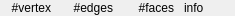
<?xml version="1.0" encoding="UTF-8"?>
<ui version="4.0">
 <class>InfoBar</class>
 <widget class="QWidget" name="InfoBar">
  <property name="geometry">
   <rect>
    <x>0</x>
    <y>0</y>
    <width>235</width>
    <height>16</height>
   </rect>
  </property>
  <property name="sizePolicy">
   <sizepolicy hsizetype="Minimum" vsizetype="Minimum">
    <horstretch>0</horstretch>
    <verstretch>0</verstretch>
   </sizepolicy>
  </property>
  <property name="minimumSize">
   <size>
    <width>0</width>
    <height>16</height>
   </size>
  </property>
  <property name="maximumSize">
   <size>
    <width>16777215</width>
    <height>16777215</height>
   </size>
  </property>
  <property name="windowTitle">
   <string>Form</string>
  </property>
  <layout class="QHBoxLayout" name="horizontalLayout">
   <property name="spacing">
    <number>0</number>
   </property>
   <property name="margin">
    <number>0</number>
   </property>
   <item>
    <widget class="QLabel" name="verticesIcon">
     <property name="maximumSize">
      <size>
       <width>10</width>
       <height>10</height>
      </size>
     </property>
     <property name="text">
      <string/>
     </property>
     <property name="pixmap">
      <pixmap resource="Plugin-InfoMeshObject.qrc">:/Plugin-InfoMeshObject/dialogIcons/bar_vertex.png</pixmap>
     </property>
    </widget>
   </item>
   <item>
    <widget class="QLabel" name="vertices">
     <property name="font">
      <font>
       <weight>50</weight>
       <bold>false</bold>
      </font>
     </property>
     <property name="text">
      <string>#vertex</string>
     </property>
     <property name="alignment">
      <set>Qt::AlignRight|Qt::AlignTrailing|Qt::AlignVCenter</set>
     </property>
     <property name="margin">
      <number>2</number>
     </property>
     <property name="indent">
      <number>10</number>
     </property>
    </widget>
   </item>
   <item>
    <widget class="QLabel" name="edgesIcon">
     <property name="maximumSize">
      <size>
       <width>10</width>
       <height>10</height>
      </size>
     </property>
     <property name="text">
      <string/>
     </property>
     <property name="pixmap">
      <pixmap resource="Plugin-InfoMeshObject.qrc">:/Plugin-InfoMeshObject/dialogIcons/bar_edge.png</pixmap>
     </property>
     <property name="scaledContents">
      <bool>false</bool>
     </property>
     <property name="indent">
      <number>-1</number>
     </property>
    </widget>
   </item>
   <item>
    <widget class="QLabel" name="edges">
     <property name="font">
      <font>
       <weight>50</weight>
       <bold>false</bold>
      </font>
     </property>
     <property name="text">
      <string>#edges</string>
     </property>
     <property name="alignment">
      <set>Qt::AlignRight|Qt::AlignTrailing|Qt::AlignVCenter</set>
     </property>
     <property name="margin">
      <number>2</number>
     </property>
     <property name="indent">
      <number>10</number>
     </property>
    </widget>
   </item>
   <item>
    <widget class="QLabel" name="facesIcon">
     <property name="maximumSize">
      <size>
       <width>10</width>
       <height>10</height>
      </size>
     </property>
     <property name="text">
      <string/>
     </property>
     <property name="pixmap">
      <pixmap resource="Plugin-InfoMeshObject.qrc">:/Plugin-InfoMeshObject/dialogIcons/bar_face.png</pixmap>
     </property>
    </widget>
   </item>
   <item>
    <widget class="QLabel" name="faces">
     <property name="font">
      <font>
       <weight>50</weight>
       <bold>false</bold>
      </font>
     </property>
     <property name="text">
      <string>#faces</string>
     </property>
     <property name="alignment">
      <set>Qt::AlignRight|Qt::AlignTrailing|Qt::AlignVCenter</set>
     </property>
     <property name="margin">
      <number>2</number>
     </property>
     <property name="indent">
      <number>10</number>
     </property>
    </widget>
   </item>
   <item>
    <widget class="QLabel" name="info">
     <property name="text">
      <string>info</string>
     </property>
    </widget>
   </item>
  </layout>
 </widget>
 <resources>
  <include location="Plugin-InfoMeshObject.qrc"/>
 </resources>
 <connections/>
</ui>
